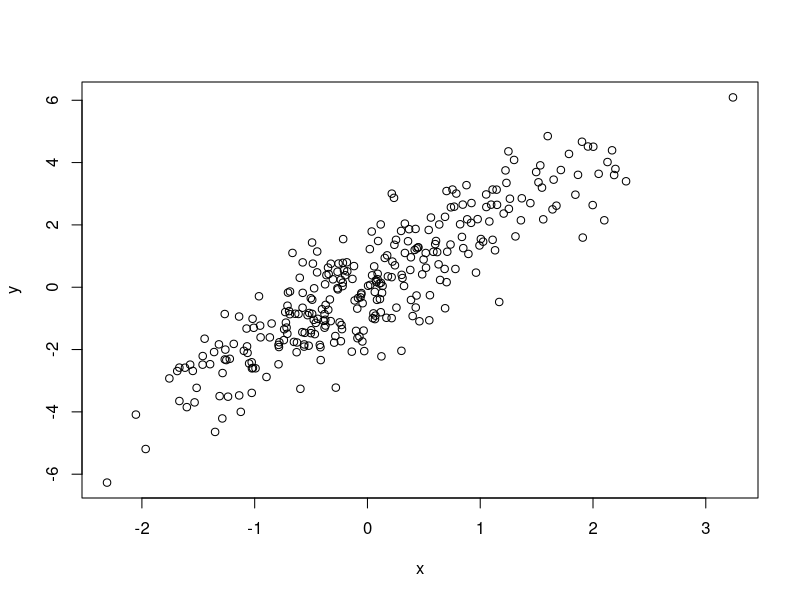
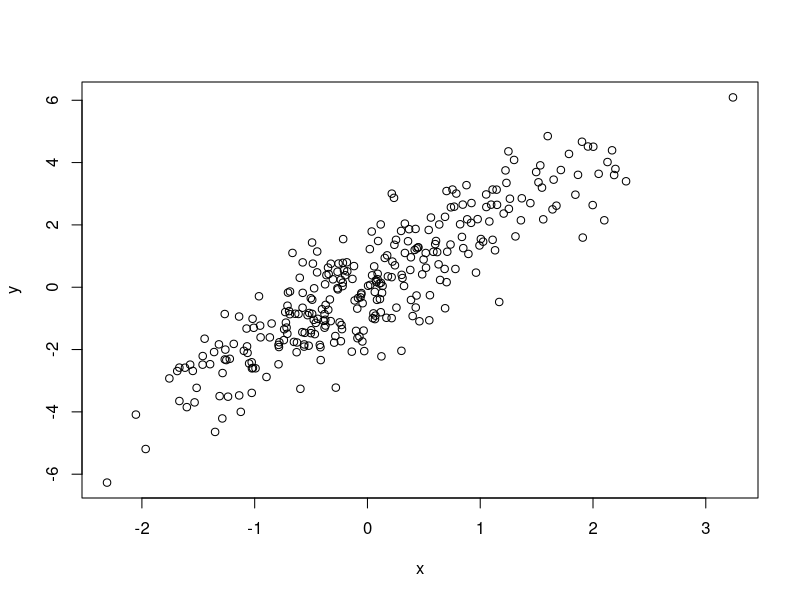
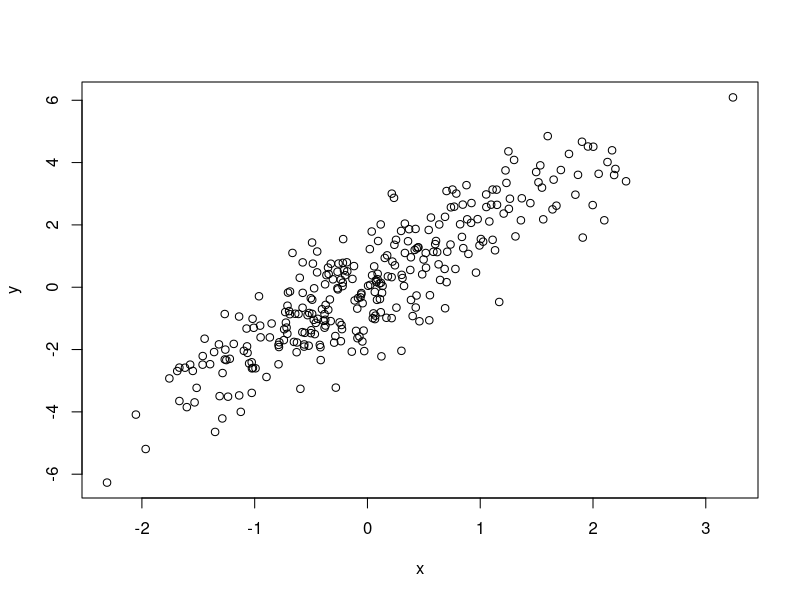

These charts were generated, in order, by the following R code:
## ---- chunk 1
knitr::opts_chunk$set(echo = FALSE, message=FALSE, warning=FALSE, fig.path='Figs/', fig.width=6, fig.height=4)

## ---- chunk 2
# Load the libraries you will use for the mini-project report
library(ggplot2)
library(knitr)
library(kableExtra)
## ---- chunk 3
set.seed(123)
x <- rnorm(300)
y <- 2*x + rnorm(300)
plot(x, y)
## ---- chunk 4
set.seed(123)
x <- rnorm(300)
y <- 2*x + rnorm(300)
plot(x, y)
## ---- chunk 5
set.seed(123)
x <- rnorm(300)
y <- 2*x + rnorm(300)
plot(x, y)
